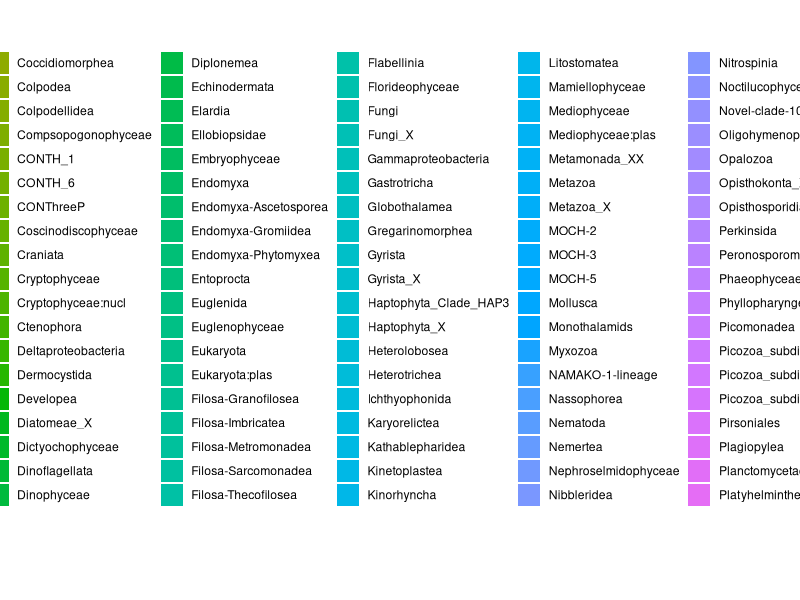

Write R code to recreate this figure.
## ---- chunk 1
library(readr)
library(dplyr)
library(tidyr)
library(ggplot2)
## ---- chunk 2
# 1. skip the first comment line
counts <- read_tsv("../output/eDNA_mapping/V9-table-level5.tsv", skip = 1) # 1. skip the first comment line
## ---- chunk 3

names(counts)[1] <- "taxon"

# 2. Shorten each name to its last named level
#    "d__Eukaryota;sgr__Obazoa;dv__Opisthokonta;dvs__Metazoa;c__Arthropoda" -> "Arthropoda"
counts$taxon <- gsub(";__", "", counts$taxon)        # drop empty levels
counts$taxon <- sub(".*;", "", counts$taxon)         # keep the last level
counts$taxon <- sub("^[a-z]+__", "", counts$taxon)   # drop the "c__" prefix

# 3. Make it "long": one row per sample per taxon
long <- counts %>%
  pivot_longer(-taxon, names_to = "sample", values_to = "reads")

# 4. Turn read counts into percent of each sample's reads
long <- long %>%
  group_by(sample) %>%
  mutate(percent = 100 * reads / sum(reads)) %>%
  ungroup()

# 5. Keep the 10 most common groups; lump the rest into "Other"
top10 <- long %>%
  group_by(taxon) %>%
  summarise(total = sum(percent)) %>%
  slice_max(total, n = 10) %>%
  pull(taxon)

long$taxon <- ifelse(long$taxon %in% top10, long$taxon, "Other")

# 6. Add the site, taken from the sample name ("Site1a_S83" -> "Site1")
long$site <- substr(long$sample, 1, 5)

# 7. Plot
ggplot(long, aes(x = sample, y = percent, fill = taxon)) +
  geom_col() +
  facet_wrap(~ site, scales = "free_x") +
  labs(x = "Sample", y = "Percent of reads", fill = "Group") +
  theme_bw() +
  theme(axis.text.x = element_text(angle = 45, hjust = 1))

## ---- chunk 4
library(readr)
library(dplyr)
library(tidyr)
## ---- chunk 5

getwd()
setwd("/home/shared/8TB_HDD_03/abigaylf/GitHub/Farr_Fish_546")

taxa <- read_tsv("output/eDNA_mapping/taxonomy_export/taxonomy.tsv")
head(taxa)

## ---- chunk 6
taxonomy <- taxa %>%
  separate(
    Taxon,
    into = c("Kingdom",
             "Phylum",
             "Class",
             "Order",
             "Family",
             "Genus",
             "Species"),
    sep = ";",
    fill = "right"
  )

taxonomy

## ---- chunk 7

taxa_clean <- taxonomy %>%
  mutate(across(
    Kingdom:Species,
    ~ gsub("D_[0-9]+__", "", .x)
  ))

taxa_clean

## ---- chunk 8

family_summary <- taxa_clean %>%
  count(Family, sort = TRUE)

family_summary
